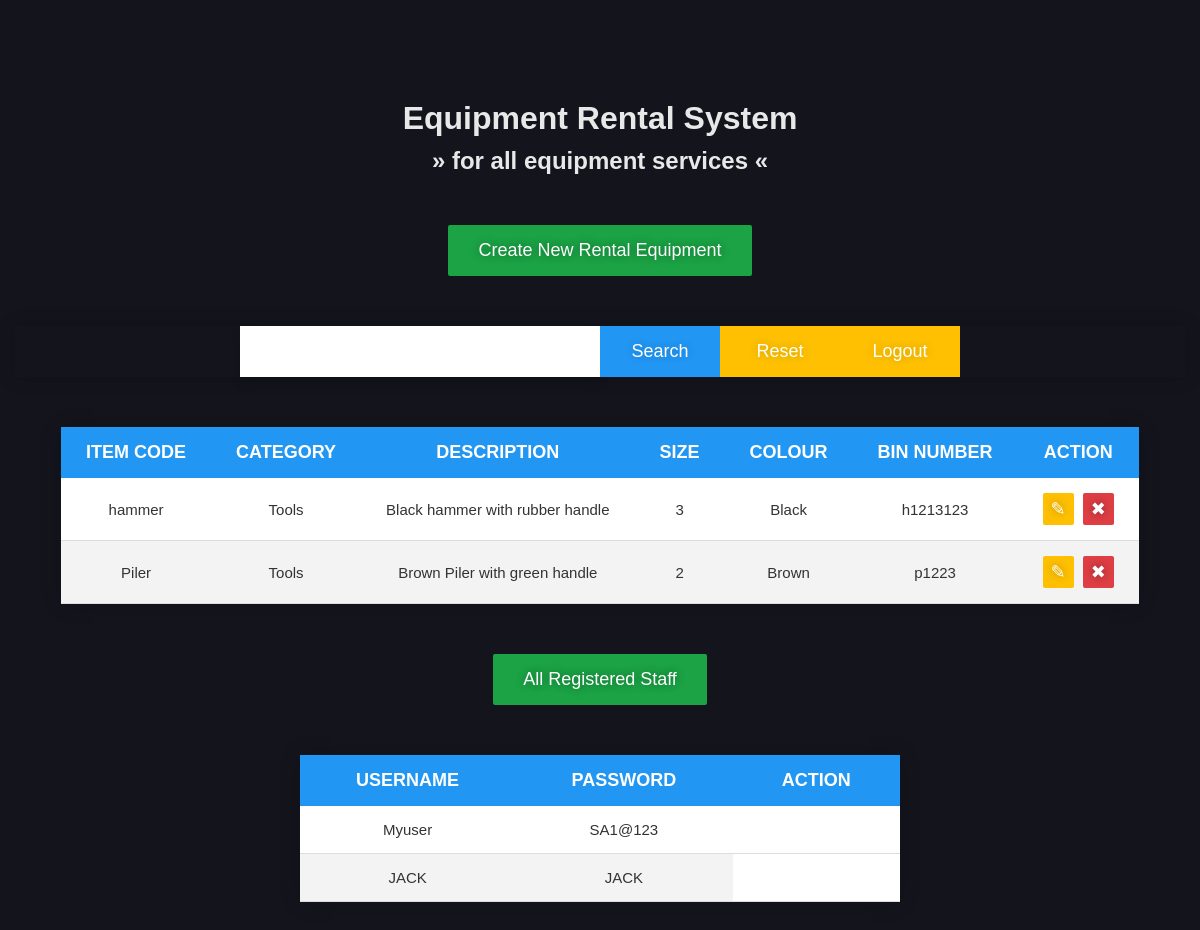
The app's page /index.php (signed in) with its own data.
### tables this page shows
CREATE TABLE `items` (
  `id` int(11) NOT NULL,
  `item_code` varchar(50) NOT NULL,
  `category` varchar(50) NOT NULL,
  `description` varchar(100) NOT NULL,
  `size` varchar(50) NOT NULL,
  `colour` varchar(50) NOT NULL,
  `bin_number` varchar(50) NOT NULL
);

### index.php (the view, shortened to what this page needs)
<?php
    require_once "connection.php";
    $tabledata = "";
    $tabledata2 = "";
    $sqlsearch = "";
    if ($stmt = $con->prepare("SELECT * FROM `items` $sqlsearch"))
        $stmt->execute();
        $result = $stmt->get_result();
        if($result->num_rows > 0)
        {
            while ($row = $result->fetch_assoc())
            {
                $tabledata .= '<tr>
                                <td>'.$row["item_code"].'</td>
                                <td>'.$row["category"].'</td>
                                <td>'.$row["description"].'</td>
                                <td>'.$row["size"].'</td>
                                <td>'.$row["colour"].'</td>
                                <td>'.$row["bin_number"].'</td>
                                <td>
                                    <a href="update.php?id='.$row["id"].'" class="btnAction btnUpdate" title="Update contact details">&#9998;</a>
                                    <a href="index.php?del='.$row["id"].'" class="btnAction btnDelete" title="Delete contact details">&#10006;</a>
                                </td>
                            </tr>';
            }
        } else {
            $tabledata= '<tr><td colspan="8" style="text-align: center; padding:30px 0;">Nothing to display</td></tr>';
        }
        if ($stmt = $con->prepare("SELECT * FROM `admin`")) {
            $stmt->execute();
            $result = $stmt->get_result();
            if($result->num_rows > 0)
            {
                while ($row = $result->fetch_assoc())
                {
                    $tabledata2 .= '<tr>
                                    <td>'.$row["username"].'</td>
                                    <td>'.$row["password"].'</td>
                                    </tr>';
                }
            } else {
                $tabledata2= '<tr><td colspan="8" style="text-align: center; padding:30px 0;">Nothing to display</td></tr>';
            }
    } else {
        die('prepare() failed: ' . htmlspecialchars($con->error));
    }
  ?>
 <!DOCTYPE html>
 <html lang="en">
 <head>
    <link rel="stylesheet" href="style.css">
 </head>
  <body>
    <main class="container">
        <div class="wrapper">
            <h1>Equipment Rental System</h1>
            <h2>&#187; for all equipment services &#171;</h2>
        </div>
        <div class="wrapper">
            <a href="create.php" class="btnCreate" title="Create new contact">Create New Rental Equipment</a>
        </div>
        <div class="wrapper">
            <form action="<?php echo htmlspecialchars($_SERVER["PHP_SELF"]); ?>" method="post">
                <input type="text" name="txtSearch" value="<?php if(isset($keywords)){ echo $keywords; }?>" title="Input keywords here" required>
                <button type="submit" name="btnSearch" class="btnSearch" title="Search keywords">Search</button>
                <a href="index.php" class="btnReset" title="Reset search">Reset</a>
                <a href="logout.php" class="btnReset" title="Logout">Logout</a>
            </form>
        </div>
        <div class="wrapper">
            <table>
                <thead>
                    <tr>
                        <th>Item Code</th>
                        <th>Category</th>
                        <th>Description</th>
                        <th>Size</th>
                        <th>Colour</th>
                        <th>Bin Number</th>
                        <th>Action</th>
                    </tr>
                </thead>
                <tbody>
                    <?php
                        echo $tabledata;
                    ?>
                </tbody>
            </table>
        </div>
        <div class="wrapper">
            <a href="" class="btnCreate" title="Create new contact">All Registered Staff</a>
        </div>
        <div class="wrapper">
            <table>
                <thead>
                    <tr>
                        <th>Username</th>
                        <th>password</th>
                        <th>Action</th>
                    </tr>
                </thead>
                <tbody>
                    <?php
                        echo $tabledata2;
                    ?>
                </tbody>
            </table>
        </div>
    </main>
  </body>
</html>

### style.css (style rules this page uses)
* { margin: 0; padding: 0; box-sizing: border-box }
body, html { height: 100%; font-family: sans-serif; }
body { background:#13141c; color: rgba(255, 255, 255, 0.9); }
main { padding: 50px 15px; }
.wrapper { display: block; padding-top: 50px; text-align: center; min-width: 600px; }
h1 { margin-bottom: 10px; }
form { display: flex; justify-content: center; box-shadow: 0 0 20px rgba(0, 0, 0, 0.15); }
table { border-collapse: collapse; background-color: #ffffff; color: #333; box-shadow: 0 0 20px rgba(0, 0, 0, 0.15); font-size: 15px; font-family: sans-serif; margin: 0 auto; min-width: 600px; }
table th, table td { padding: 15px 25px; text-align: center; }
thead tr { background-color: #2196f3; }
thead th { font-size: 18px; color: #ffffff; text-transform: uppercase; }
tbody tr { border-bottom: 1px solid #dddddd; }
tbody tr:nth-of-type(odd) { background-color: #ffffff; }
tbody tr:nth-of-type(even) { background-color: #f3f3f3; }
input { display: block; width: 360px; background: #fff; color: #000; box-shadow: 0 6px 10px 0 rgba(0, 0, 0, 0.1); border: 0; outline: 0; padding: 15px 25px; font-size: 18px; }
.btnReset, button, .btnLogout { display: block; background: #2196f3; color: #fff; border: 0; outline: 0; padding: 0; cursor: pointer; padding: 15px 30px; font-size: 18px; text-decoration: none; text-shadow: 0 0 10px rgba(0, 0, 0, 0.2); }
.btnSearch, .btnReset, .btnLogout { width: 120px; }
.btnReset { background: #FEC001; }
.btnCreate, .btnUpdate, .btnWrapper a, .btnAction, .btnAction.btnUpdate { display: inline-block; padding: 5px 8px; border: none; border-radius: 2px; color: #ffffff; text-shadow: 0 0 10px rgba(0, 0, 0, 0.4); text-decoration: none; font-size: 18px; }
.btnWrapper a, .btnCreate, .btnUpdate { padding: 15px 30px; background: #1BA345; }
.btnAction.btnUpdate { margin-right: 5px; background: #FEC001; }
.btnDelete { background: #DE3E44; }

### records on screen
items: item_code "hammer", category "Tools", description "Black hammer with rubber handle", size "3", colour "Black", bin_number "h1213123"
items: item_code "Piler", category "Tools", description "Brown Piler with green handle", size "2", colour "Brown", bin_number "p1223"

### other values on screen
$row["username"] "Myuser"
$row["password"] "SA1@123"
$row["username"] "JACK"
$row["password"] "JACK"
